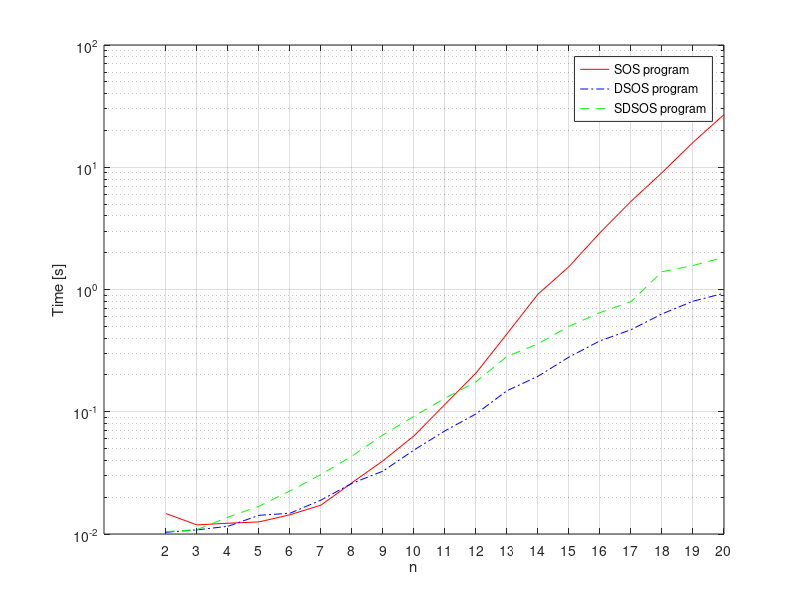
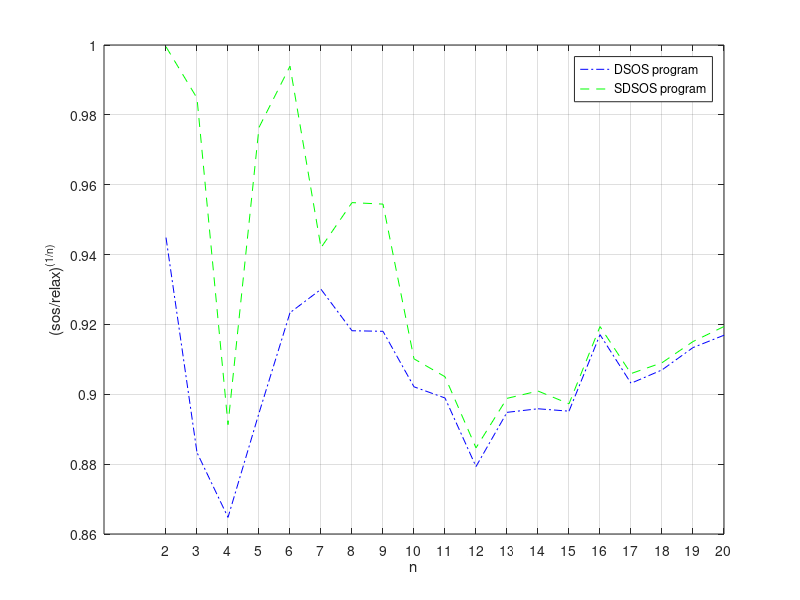

Here is the MATLAB script that generated these plots, in order:
%% Polynomial optimization.
% study and comparison of SOS, DSOS and SDSOS

% number of indeterminates in p
N_min = 2;
N_max = 20;
N = N_min:N_max;

if ~exist('data_stats.mat', 'file') 
    % pre-allocate data
    time_collector = zeros(length(N), 3);
    ratio_collector = zeros(length(N), 2);
    
    % solve SOS, DSOS and SDSOS programs for different dimensions
    for i = 1:length(N)
        [time_collector(i,:), ratio_collector(i,:)] = main_prog(N(i));
    end

    % save the time data
    save('data_stats.mat', 'time_collector', 'ratio_collector')
else
    load('data_stats.mat')
end

% plot the computation time results
figure(1)
semilogy(N_min:N_max, time_collector(:,1), '-red', 'DisplayName','SOS program')
hold on
semilogy(N_min:N_max, time_collector(:,2), '-.blue', 'DisplayName','DSOS program')
semilogy(N_min:N_max, time_collector(:,3), '--green', 'DisplayName','SDSOS program')
xlabel('n')
ylabel('Time [s]')
grid
xticks(N_min:1:N_max);
legend show

% plot the ratio of the minimum attained (with some normalization with the
% dimension)
figure(2)
plot(N_min:N_max, ratio_collector(:,1)'.^(1./(N_min:N_max)), '-.blue', 'DisplayName','DSOS program')
hold on
plot(N_min:N_max, ratio_collector(:,2)'.^(1./(N_min:N_max)), '--green', 'DisplayName','SDSOS program')
xlabel('n')
ylabel('(sos/relax)^{(1/n)}')
grid
xticks(N_min:1:N_max);
legend show

%% SOS builder and solver 
function [time_collector, ratio_collector] = main_prog(N)
    % indeterminate variable
    x = casos.Indeterminates('x', N);
    
    % set seed value
    % randn('state',0);
    
    % Degree 4 homogeneous
    vx = gen_monomials(x,4:4);
    
    % Generate random polynomial
    cp = randn(1,length(vx));
    p = cp*vx;
    
    % scalar decision variable
    g = casos.PS.sym('g');
    
    % define SOS problem:
    sos = struct('x',g,'f',-g,'g',p-g*(x'*x)^2);
    
    % solve each program
    [g_sos,   f_sos,   time_sos  ] = sos_prog(sos);
    [g_dsos,  f_dsos,  time_dsos ] = dsos_prog(sos);
    [g_sdsos, f_sdsos, time_sdsos] = sdsos_prog(sos);

    % set outputs
    time_collector = [time_sos, time_dsos, time_sdsos];
    ratio_collector = [f_sos/f_dsos, f_sos/f_sdsos];
end


%% Sum-of-squares cone
function [g_sos, f_sos, elapsed_time] = sos_prog(sos)
    % constraint is scalar SOS cone
    opts = struct('Kc',struct('sos',1), 'Kx', struct('lin',1));
    
    % solve by relaxation to SDP
    S = casos.sossol('S','mosek',sos,opts);
    
    % evaluate
    tic
    sol = S();
    elapsed_time = toc;

    % save solution with SOS cone
    g_sos = full(sol.x);
    f_sos = full(sol.f);
end

%% Diagonally dominant sum-of-squares cone
function [g_dsos, f_dsos, elapsed_time] = dsos_prog(sos)
    % constraint is scalar DSOS cone
    opts = struct('Kc',struct('dsos',1), 'Kx', struct('lin',1));
    
    % solve by relaxation to SDP
    S = casos.sossol('S','mosek',sos,opts);

    % evaluate
    tic
    sol = S();
    elapsed_time = toc;

    % save solution with DSOS cone
    g_dsos = full(sol.x);
    f_dsos = full(sol.f);
end

%% Scaled diagonally dominant sum-of-squares cone
function [g_sdsos, f_sdsos, elapsed_time] = sdsos_prog(sos)
    % constraint is scalar SDSOS cone
    opts = struct('Kc',struct('sdsos',1), 'Kx', struct('lin',1));
    
    % solve by relaxation to SDP
    S = casos.sossol('S','mosek',sos,opts);
    % evaluate
    tic
    sol = S();
    elapsed_time = toc;

    % save solution with SOS cone
    g_sdsos = full(sol.x);
    f_sdsos = full(sol.f);
end

%% Functions

function mon = gen_monomials(p, deg)
    % return vector of monomials of desired degree

    % enumerate monomials up to max(deg)
    r = nchoosek(p.nvars+max(deg),p.nvars); % total number of monomials
    M = nan(r,p.nvars);
    % iterate over ascending degrees
    l = 1;
    for i = unique(deg)
        [M,l] = degreemat(M,l,p.nvars,i);
    end
    % select degrees
    I = ismember(sum(M,2),deg);
    degmat = M(I,:);
    
    mon = casos.PS(length(degmat),1);

    for i = 1:length(degmat)
        aux = p'.^degmat(i,:);
        mon(i) = prod(aux);
    end 
end

function [M,l] = degreemat(M, l0, m, d)
% Build degree matrix for m variables and degree d.
% Monomials will be in graded REVERSE lexicographic order.
    switch m
        case 1, M(l0,1) = d; l = l0+1;
        otherwise
            for j = d:-1:0
                [M,l] = degreemat(M,l0,m-1,j);
                M(l0:l-1,m) = d - j;
                l0 = l;
            end
    end
end